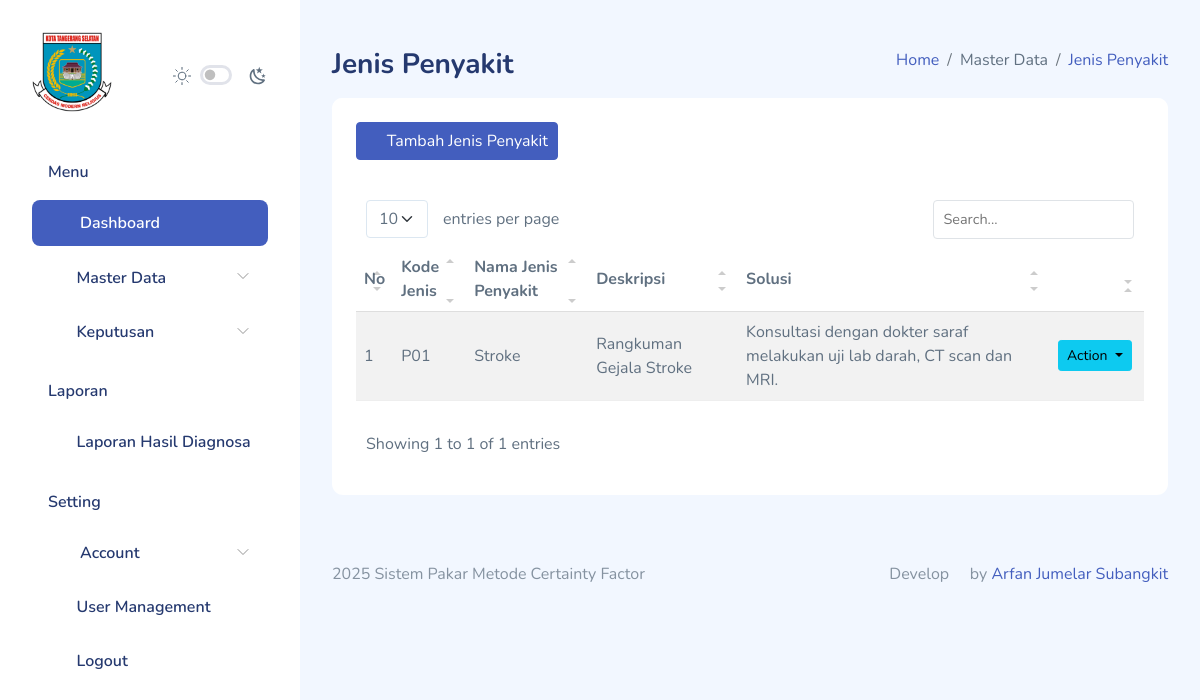
The app's page /jenis_stroke/index.php (signed in) with its own data.
### tables this page shows
CREATE TABLE `penyakit` (
  `id_penyakit` int(11) NOT NULL,
  `kode_penyakit` varchar(10) NOT NULL,
  `nama_penyakit` varchar(250) NOT NULL,
  `deskripsi` varchar(250) NOT NULL,
  `solusi` varchar(250) NOT NULL,
  `created_at` timestamp NOT NULL DEFAULT current_timestamp(),
  `updated_at` timestamp NULL DEFAULT NULL
);

### functions.php (called while the page is built, shortened)
<?php
$db = mysqli_connect("localhost", "root", "", "dev-arfan");
function query($query)
{
    global $db;
    $result = mysqli_query($db, $query);
    $rows = [];
    if ($result) {
        if (mysqli_num_rows($result) > 0) {
            while ($row = mysqli_fetch_assoc($result)) {
                $rows[] = $row;
            }
        }
    } else {
        echo "Error: " . mysqli_error($db);
    }
    return $rows;
}

### jenis_stroke/index.php (the view, shortened to what this page needs)
<?php
$penyakit = query("SELECT * FROM penyakit");
?>
<!DOCTYPE html>
<html lang="en">
<head>
    <link rel="stylesheet" href="../assets/extensions/simple-datatables/style.css">
    <link rel="stylesheet" href="../assets/compiled/css/table-datatable.css">
    <link rel="stylesheet" href="../assets/compiled/css/app.css">
    <link rel="stylesheet" href="../assets/compiled/css/app-dark.css">
    <link rel="stylesheet" href="../assets/compiled/css/iconly.css">
    <link rel="stylesheet" href="../assets/extensions/@fortawesome/fontawesome-free/css/all.min.css">
</head>
<body>
    <div id="app">
        <?php require_once '../partials/sidebar.php'; ?>
        <div id="main">
            <div class="page-heading">
                <div class="page-title">
                    <div class="row">
                        <div class="col-12 col-md-6 order-md-1 order-last mb-2">
                            <h3>Jenis Penyakit</h3>
                        </div>
                        <div class="col-12 col-md-6 order-md-2 order-first">
                            <nav aria-label="breadcrumb" class="breadcrumb-header float-start float-lg-end">
                                <ol class="breadcrumb">
                                    <li class="breadcrumb-item"><a href="../dashboard">Home</a></li>
                                    <li class="breadcrumb-item">Master Data</li>
                                    <li class="breadcrumb-item active" aria-current="page"><a href="">Jenis Penyakit</a></li>
                                </ol>
                            </nav>
                        </div>
                    </div>
                </div>
                <section class="section">
                    <div class="card">
                        <div class="card-header">
                            <h5 class="card-title">
                                <a href="add_penyakit.php" class="btn icon icon-left btn-primary"><i class="fa fa-plus"></i> Tambah Jenis Penyakit</a>
                            </h5>
                        </div>
                        <div class="card-body">
                            <table class="table table-striped" id="table1">
                                <thead>
                                    <tr>
                                        <th>No</th>
                                        <th>Kode Jenis</th>
                                        <th>Nama Jenis Penyakit</th>
                                        <th>Deskripsi</th>
                                        <th>Solusi</th>
                                        <th></th>
                                    </tr>
                                </thead>
                                <tbody>
                                    <?php foreach ($penyakit as $i => $p): ?>
                                        <tr>
                                            <td><?= $i + 1; ?></td>
                                            <td><?= $p["kode_penyakit"]; ?></td>
                                            <td><?= $p["nama_penyakit"]; ?></td>
                                            <td><?= $p["deskripsi"]; ?></td>
                                            <td><?= $p["solusi"]; ?></td>
                                            <td>
                                                <div class="dropdown">
                                                    <button class="btn btn-sm btn-info dropdown-toggle me-1" type="button"
                                                        id="dropdownMenuButton3" data-bs-toggle="dropdown" aria-haspopup="true"
                                                        aria-expanded="false">
                                                        Action
                                                    </button>
                                                </div>
                                            </td>
                                        </tr>
                                    <?php endforeach; ?>
                                </tbody>
                            </table>
                        </div>
                    </div>
                </section>
            </div>
            <?php require_once '../partials/footer.php'; ?>
        </div>
    </div>
</body>
</html>

### assets/extensions/simple-datatables/style.css (style rules this page uses)
.dataTable-table { max-width: 100%; width: 100%; border-spacing: 0; border-collapse: separate; }
.dataTable-table > tbody > tr > td, .dataTable-table > tbody > tr > th, .dataTable-table > tfoot > tr > td, .dataTable-table > tfoot > tr > th, .dataTable-table > thead > tr > td, .dataTable-table > thead > tr > th { vertical-align: top; padding: 8px 10px; }
.dataTable-table > thead > tr > th { vertical-align: bottom; text-align: left; border-bottom: 1px solid #d9d9d9; }
.dataTable-table th { vertical-align: bottom; text-align: left; }

### records on screen
penyakit: kode_penyakit "P01", nama_penyakit "Stroke", deskripsi "Rangkuman Gejala Stroke", solusi "Konsultasi dengan dokter saraf melakukan uji lab darah, CT scan dan MRI."
